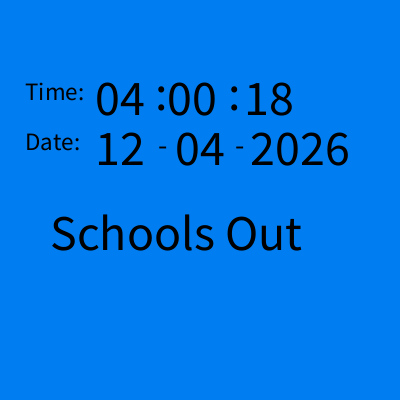
Frame 1 (no input)
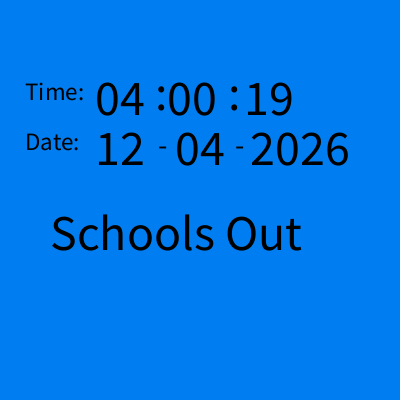
Frame 60 (the mouse pressed at the canvas centre just before this capture)
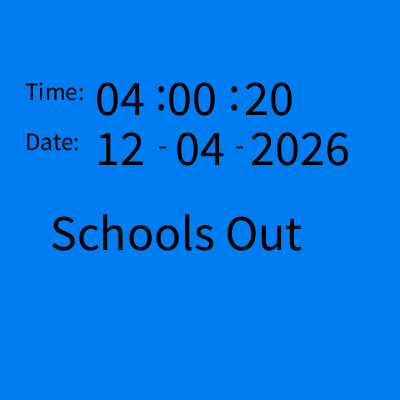
Frame 120 (the mouse held since frame 60 and released just before this capture)

The Processing sketch that drew these frames (run headless with seeded random() and noise(); from frame 60 on, the mouse is pressed at the canvas centre):

// Processing sketch: clock_app
// ── clock_app.pde
void setup() {

  size(400, 400);
  fill(0);
}
void draw() {
  background(0, 125, 240);
  fill(255);
  noStroke();
  fill(0);
  textSize(25);
  text("Time:", 25, 100);
  text("Date:", 25, 150);
  int y =year();
  int d= day();
  int M = month();
  int s = second();
  int m = minute();  
  int h = hour();    
  //clock
  textSize(50);
  if (h>9) text(""+h, 95, 115);
  else text("0"+h, 95, 115);
  text(":", 155, 110);
  if (m>9) text(""+m, 167, 115);
  else text("0"+m, 167, 115);
  text(":", 228, 110);
  if (s>9) text(""+s, 244, 115);
  else text("0"+s, 244, 115);
  //date
  if (M<10) text("0"+M, 95, 165);
  else text(""+M, 95, 165);
  textSize(30);
  text("-", 158, 155);
  textSize(50);
  if (d<10) text("0"+d, 175, 165);
  else text(""+d, 175, 165);
  textSize(30);
  text("-", 235, 155);
  textSize(50);
  text(""+y, 250, 165);
  text(currentClass(),50,250);
}
String currentClass() {
  //  String[] periodNames= new String[] {
  //   "First Block", "Second Block", "Third Block", "Lunch", "Forth Block", "Fifth Block", "Sixth Block"
  //  };
  int m = minute();  
  int h = hour();
  textSize(50); 
  if (h==8)  return  "First Block";
  if (h==9) { 
    if (m<5) return "Passing Time";
    else return "Second Block";
  }
  if (h==10) { 
    if (m<35) return "Second Block";
    else if (m<40)  return "Passing Time";
    else return "Third Block";
  }
  return "Schools Out";
}
